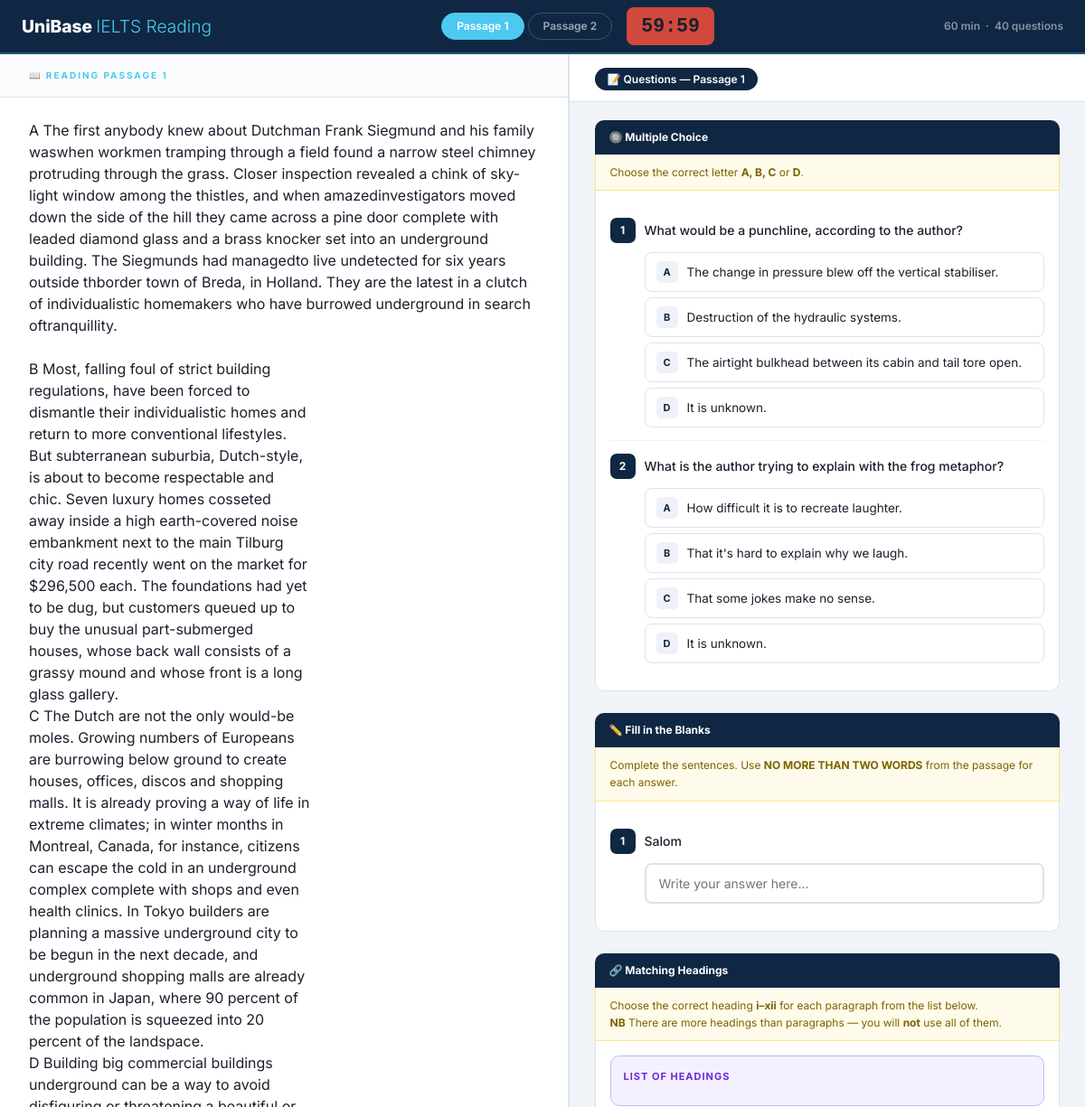
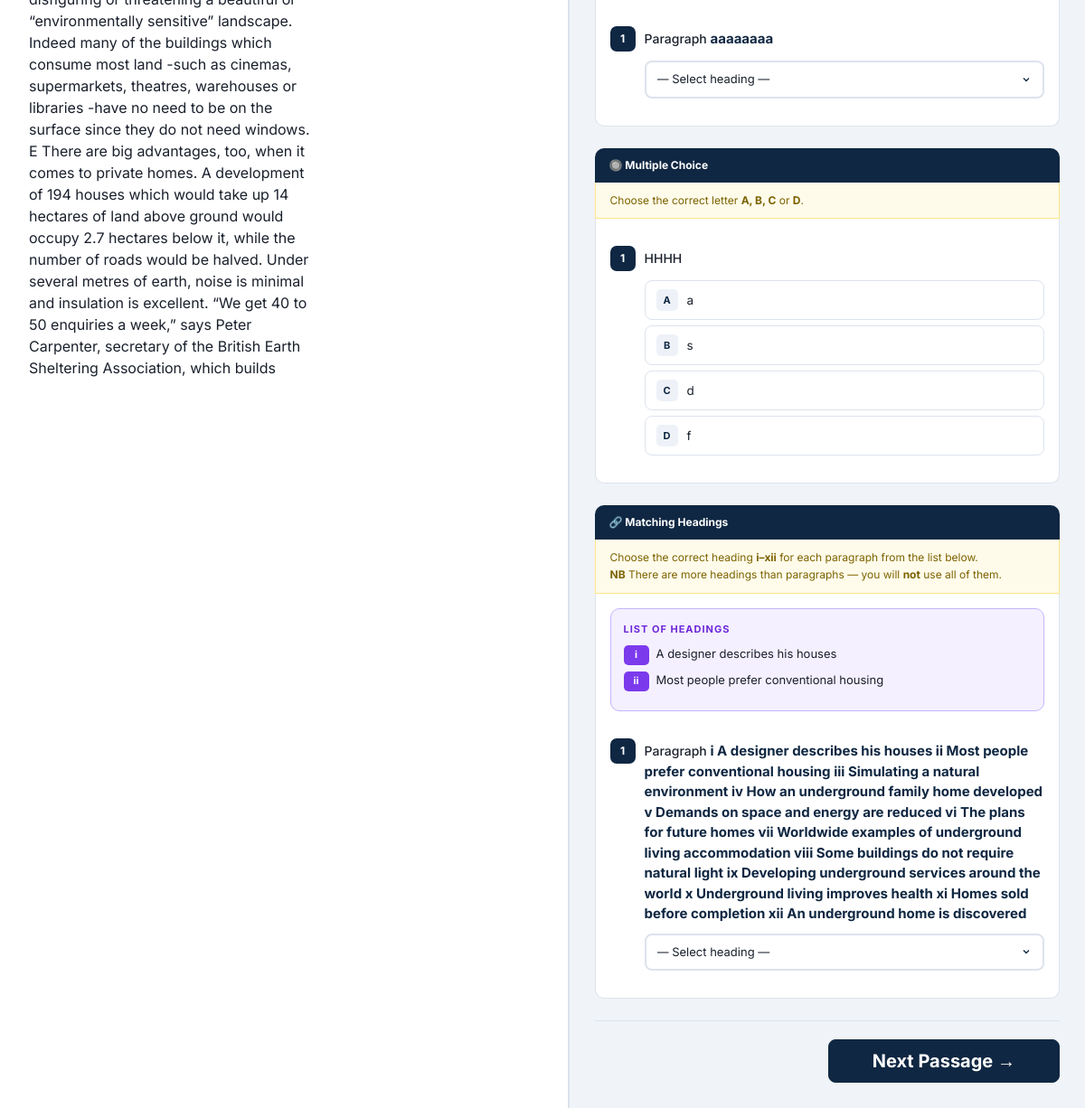
/reading/ (signed in), run on the app's committed database (2 pictures, top to bottom).
### app/models.py (models this page shows, shortened)
class PaidTestMixin(models.Model):
    is_paid = models.BooleanField(default=False)
    price = models.PositiveIntegerField(default=25)
    class Meta:
        abstract = True

class ReadingTest(PaidTestMixin):
    passage_title   = models.CharField(max_length=255, blank=True, default='')
    passage_text    = models.TextField(verbose_name="Passage 1 matni")
    passage_title_2 = models.CharField(max_length=255, blank=True, default='', verbose_name="Passage 2 sarlavha")
    passage_text_2  = models.TextField(blank=True, default='', verbose_name="Passage 2 matni")
    passage_title_3 = models.CharField(max_length=255, blank=True, default='', verbose_name="Passage 3 sarlavha")
    passage_text_3  = models.TextField(blank=True, default='', verbose_name="Passage 3 matni")
    category = models.CharField(max_length=15, choices=[('READING','Reading')], default='READING')
    def get_passage(self, part_num):
        return {
            1: (self.passage_title,   self.passage_text),
            2: (self.passage_title_2, self.passage_text_2),
            3: (self.passage_title_3, self.passage_text_3),
        }.get(part_num, ('', ''))

class IELTS_Reading(models.Model):
    QUESTION_TYPES = [
        ('ABCD',  'Multiple Choice'),
        ('TFNG',  'True / False / Not Given'),
        ('YNNG',  'Yes / No / Not Given'),       # ← YANGI
        ('MATCH', 'Matching Headings'),
        ('FILL',  'Fill in the Blank'),
    ]
    PART_CHOICES = [
        (1,'Part 1'),(2,'Part 2'),(3,'Part 3'),(4,'Part 4'),
    ]
    test_group    = models.ForeignKey(ReadingTest, on_delete=models.CASCADE, related_name='questions')
    part          = models.IntegerField(choices=PART_CHOICES, default=1)
    savol         = models.TextField()
    question_image = models.ImageField(upload_to='reading/questions/', blank=True, null=True)
    question_type = models.CharField(max_length=10, choices=QUESTION_TYPES, default='ABCD')
    variant_a = models.CharField(max_length=500, blank=True)
    variant_b = models.CharField(max_length=500, blank=True)
    variant_c = models.CharField(max_length=500, blank=True)
    variant_d = models.CharField(max_length=500, blank=True)
    variant_e = models.CharField(max_length=500, blank=True, verbose_name="Heading v")
    variant_f = models.CharField(max_length=500, blank=True, verbose_name="Heading vi")
    variant_g = models.CharField(max_length=500, blank=True, verbose_name="Heading vii")
    variant_h = models.CharField(max_length=500, blank=True, verbose_name="Heading viii")
    variant_i = models.CharField(max_length=500, blank=True, verbose_name="Heading ix")
    variant_j = models.CharField(max_length=500, blank=True, verbose_name="Heading x")
    variant_k = models.CharField(max_length=500, blank=True, verbose_name="Heading xi")
    variant_l = models.CharField(max_length=500, blank=True, verbose_name="Heading xii")
    image_a = models.ImageField(upload_to='reading/variants/', blank=True, null=True)
    image_b = models.ImageField(upload_to='reading/variants/', blank=True, null=True)
    image_c = models.ImageField(upload_to='reading/variants/', blank=True, null=True)
    image_d = models.ImageField(upload_to='reading/variants/', blank=True, null=True)
    togri_variant = models.CharField(max_length=100)

### app/views.py (the view, shortened to what this page needs)
# urls.py: path('reading/', ielts_reading_view, name='ielts_reading'),
@login_required
def ielts_reading_view(request, test_id=None):
    if test_id:
        reading_test = get_object_or_404(ReadingTest, pk=test_id)
    else:
        reading_test = ReadingTest.objects.first()
    if not reading_test:
        messages.error(request, "Reading testi mavjud emas!")
        return redirect("ielts_main_dashboard")
    all_questions = list(reading_test.questions.all().order_by('part', 'id'))
    if 'reading_start' not in request.session:
        request.session['reading_start'] = time.time()
    form = IELTSReadingForm(request.POST or None, questions=all_questions)
    parts_dict = {}
    for q in all_questions:
        parts_dict.setdefault(q.part, []).append(q)
    test_data = []
    for part_num in sorted(parts_dict.keys()):
        qs = parts_dict[part_num]
        title, text = reading_test.get_passage(part_num)  # ← YANGI
        test_data.append({
            "part": part_num,
            "part_label": f"Part {part_num}",
            "passage_title": title,  # ← YANGI
            "passage_text": text,  # ← har part o'z matni
            "questions": [{"model": q, "field": form[f"q_{q.id}"]} for q in qs]
        })
    return render(request, "reading_test.html", {
        "test_data": test_data,
        "total_steps": len(test_data),
        "duration": 60,
        "reading_test": reading_test,
        "user_coins": request.user.profile.coins,
        "streak_days": request.user.profile.streak_days,
        "has_discount": request.user.profile.streak_days >= 5,
        "test_id": reading_test.id
    })

### app/templates/reading_test.html (shortened to what this page needs)
<!DOCTYPE html>
<html lang="uz">
{% load static %}
<head>
    <link href="https://cdn.jsdelivr.net/npm/bootstrap@5.3.0/dist/css/bootstrap.min.css" rel="stylesheet">
</head>
<body>
<header class="header">
    <div class="logo">UniBase <span>IELTS Reading</span></div>
    <div style="display:flex;align-items:center;gap:16px;">
        <div class="passage-tabs">
            {% for item in test_data %}
            <button class="ptab {% if forloop.first %}active{% endif %}" type="button"
                    onclick="showStep({{ forloop.counter }})"
                    id="ptab-{{ forloop.counter }}">
                Passage {{ forloop.counter }}
            </button>
            {% endfor %}
        </div>
        <div id="timer">60:00</div>
    </div>
    <div style="font-size:12px;color:rgba(255,255,255,0.5);font-weight:600;">
        60 min &nbsp;·&nbsp; 40 questions
    </div>
</header>
<div class="test-wrapper">
<form method="POST" id="mainTestForm" class="w-100 d-flex" style="height:100%;">
{% for item in test_data %}
<div class="step-container {% if forloop.first %}active{% endif %}" id="step-{{ forloop.counter }}">
    <div class="passage-pane">
        <div class="passage-header">
            <div class="passage-meta">📖 Reading Passage {{ forloop.counter }}</div>
        </div>
        <div class="passage-body">
            <div class="passage-text" id="passage-{{ forloop.counter }}">
                {{ item.passage_text|linebreaksbr }}
            </div>
        </div>
    </div>
    <div class="questions-pane">
        <div class="questions-header">
            <span class="q-range-badge">📝 Questions — Passage {{ forloop.counter }}</span>
        </div>
        <div class="questions-body">
        {% regroup item.questions by model.question_type as type_groups %}
        {% for group in type_groups %}
        <div class="q-section">
            {% if group.grouper == 'ABCD' %}
                <div class="q-section-header">🔘 Multiple Choice</div>
                <div class="q-section-instructions">
                    Choose the correct letter <strong>A, B, C</strong> or <strong>D</strong>.
                </div>
            {% elif group.grouper == 'MATCH' %}
                <div class="q-section-header">🔗 Matching Headings</div>
                <div class="q-section-instructions">
                    Choose the correct heading <strong>i–xii</strong> for each paragraph from the list below.<br>
                    <strong>NB</strong> There are more headings than paragraphs — you will <strong>not</strong> use all of them.
                </div>
            {% elif group.grouper == 'FILL' %}
                <div class="q-section-header">✏️ Fill in the Blanks</div>
                <div class="q-section-instructions">
                    Complete the sentences. Use <strong>NO MORE THAN TWO WORDS</strong> from the passage for each answer.
                </div>
            {% endif %}
            {% if group.grouper == 'MATCH' %}
            <div class="q-section-body">
                {% with fq=group.list.0.model %}
                <div class="heading-list">
                    <div class="heading-list-title">List of Headings</div>
                    {% if fq.variant_a %}<div class="heading-item"><span class="hi-num">i</span><span>{{ fq.variant_a }}</span></div>{% endif %}
                    {% if fq.variant_b %}<div class="heading-item"><span class="hi-num">ii</span><span>{{ fq.variant_b }}</span></div>{% endif %}
                </div>
                {% endwith %}
                {% for q_data in group.list %}
                {% with q=q_data.model %}
                <div class="q-card">
                    <div class="q-row">
                        <span class="q-num">{{ forloop.counter }}</span>
                        <span class="q-text">
                            Paragraph
                            <strong style="font-size:15px;color:var(--navy);">{{ q.savol }}</strong>
                        </span>
                    </div>
                    <select name="q_{{ q.id }}" class="match-select" onchange="checkDuplicate(this)">
                        <option value="">— Select heading —</option>
                    </select>
                </div>
                {% endwith %}
                {% endfor %}
            </div>
            {% else %}
            <div class="q-section-body">
            {% for q_data in group.list %}
            {% with q=q_data.model %}
            <div class="q-card">
                <div class="q-row">
                    <span class="q-num">{{ forloop.counter }}</span>
                    <span class="q-text">{{ q.savol }}</span>
                </div>
                {% if q.question_type == 'ABCD' %}
                <div class="option-list">
                    <label class="option-label" onclick="selectOpt(this)">
                        <span class="opt-letter">A</span>
                        {% if q.image_a %}
                            <img src="{{ q.image_a.url }}" style="max-height:60px;border-radius:4px;">
                        {% else %}{{ q.variant_a }}{% endif %}
                    </label>
                    <label class="option-label" onclick="selectOpt(this)">
                        <span class="opt-letter">B</span>
                        {% if q.image_b %}
                            <img src="{{ q.image_b.url }}" style="max-height:60px;border-radius:4px;">
                        {% else %}{{ q.variant_b }}{% endif %}
                    </label>
                    <label class="option-label" onclick="selectOpt(this)">
                        <span class="opt-letter">C</span>
                        {% if q.image_c %}
                            <img src="{{ q.image_c.url }}" style="max-height:60px;border-radius:4px;">
                        {% else %}{{ q.variant_c }}{% endif %}
                    </label>
                    <label class="option-label" onclick="selectOpt(this)">
                        <span class="opt-letter">D</span>
                        {% if q.image_d %}
                            <img src="{{ q.image_d.url }}" style="max-height:60px;border-radius:4px;">
                        {% else %}{{ q.variant_d }}{% endif %}
                    </label>
                </div>
                {% elif q.question_type == 'FILL' %}
                <div class="fill-wrap">
                    <input type="text" name="q_{{ q.id }}" class="fill-input"
                           placeholder="Write your answer here..." autocomplete="off">
                </div>
                {% endif %}
            </div>
            {% endwith %}
            {% endfor %}
            </div>
            {% endif %}
        </div>
        {% endfor %}
        <div class="nav-area">
            {% if not forloop.last %}
            <button type="button"
                    class="btn btn-primary btn-lg px-5 fw-bold"
                    style="background:var(--navy);border-color:var(--navy);"
                    onclick="showStep({{ forloop.counter|add:1 }})">
                Next Passage →
            </button>
            {% else %}
            <button type="submit" class="btn btn-success btn-lg px-5 fw-bold shadow">
                ✅ Submit Test
            </button>
            {% endif %}
        </div>
        </div>
    </div>
</div>
{% endfor %}
</form>
</div>
</body>
</html>

### data on the page
ReadingTest: passage_text "A The first anybody knew about Dutchman Frank Siegmund and his family waswhen workmen tramping through a field found a narrow steel chimney protruding through the grass. Closer inspection revealed a chink of sky-light window among the thistles, and when amazedinvestigators moved down the side of the hill they came across a pine door complete with leaded diamond glass and a brass knocker set into an underground building. The Siegmunds had managedto live undetected for six years outside thborder town of Breda, in Holland. They are the latest in a clutch of individualistic homemakers who have burrowed underground in search oftranquillity. B Most, falling foul of strict building regulations,…"
IELTS_Reading: model.savol "What would be a punchline, according to the author?", model.variant_a "The change in pressure blew off the vertical stabiliser.", model.variant_b "Destruction of the hydraulic systems.", model.variant_c "The airtight bulkhead between its cabin and tail tore open.", model.variant_d "It is unknown."
IELTS_Reading: model.savol "What is the author trying to explain with the frog metaphor?", model.variant_a "How difficult it is to recreate laughter.", model.variant_b "That it's hard to explain why we laugh.", model.variant_c "That some jokes make no sense.", model.variant_d "It is unknown."
IELTS_Reading: model.savol "Salom"
IELTS_Reading: model.savol "aaaaaaaa"
IELTS_Reading: model.savol "HHHH", model.variant_a "a", model.variant_b "s", model.variant_c "d", model.variant_d "f"
IELTS_Reading: variant_a "A designer describes his houses", variant_b "Most people prefer conventional housing", model.savol "i A designer describes his houses ii Most people prefer conventional housing iii Simulating a natural environment iv How an underground family home developed v Demands on space and energy are reduced vi The plans for future homes vii Worldwide examples of underground living accommodation viii Some buildings do not require natural light ix Developing underground services around the world x Underground living improves health xi Homes sold before completion xii An underground home is discovered"
